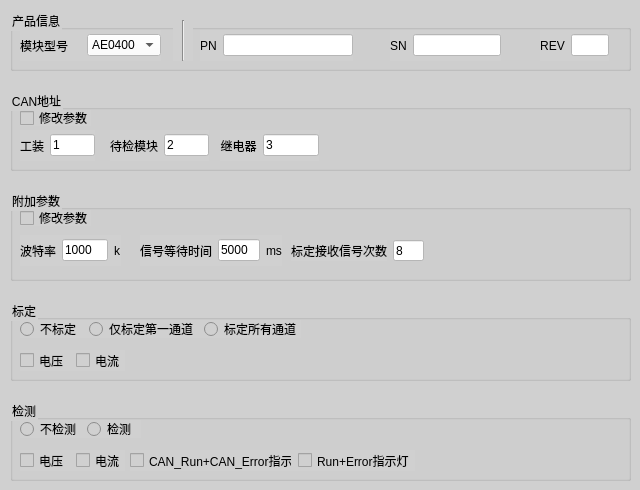
   <widget class="QWidget" name="tab_2">
    <property name="styleSheet">
     <string notr="true">background-color: rgb(208, 208, 208);</string>
    </property>
    <attribute name="title">
     <string>AI</string>
    </attribute>
    <widget class="QGroupBox" name="groupBox_7">
     <property name="geometry">
      <rect>
       <x>10</x>
       <y>190</y>
       <width>621</width>
       <height>91</height>
      </rect>
     </property>
     <property name="title">
      <string>附加参数</string>
     </property>
     <widget class="QWidget" name="layoutWidget_9">
      <property name="geometry">
       <rect>
        <x>10</x>
        <y>45</y>
        <width>101</width>
        <height>31</height>
       </rect>
      </property>
      <layout class="QHBoxLayout" name="horizontalLayout_15">
       <item>
        <widget class="QLabel" name="label_43">
         <property name="text">
          <string>波特率</string>
         </property>
        </widget>
       </item>
       <item>
        <widget class="QLineEdit" name="lineEdit_16">
         <property name="styleSheet">
          <string notr="true">background-color: rgb(255, 255, 255);</string>
         </property>
         <property name="text">
          <string>1000</string>
         </property>
        </widget>
       </item>
       <item>
        <widget class="QLabel" name="label_44">
         <property name="text">
          <string>k</string>
         </property>
        </widget>
       </item>
      </layout>
     </widget>
     <widget class="QWidget" name="layoutWidget_10">
      <property name="geometry">
       <rect>
        <x>130</x>
        <y>45</y>
        <width>142</width>
        <height>31</height>
       </rect>
      </property>
      <layout class="QHBoxLayout" name="horizontalLayout_16">
       <item>
        <widget class="QLabel" name="label_45">
         <property name="text">
          <string>信号等待时间</string>
         </property>
        </widget>
       </item>
       <item>
        <widget class="QLineEdit" name="lineEdit_17">
         <property name="styleSheet">
          <string notr="true">background-color: rgb(255, 255, 255);</string>
         </property>
         <property name="text">
          <string>5000</string>
         </property>
        </widget>
       </item>
       <item>
        <widget class="QLabel" name="label_46">
         <property name="text">
          <string>ms</string>
         </property>
        </widget>
       </item>
      </layout>
     </widget>
     <widget class="QLineEdit" name="lineEdit_15">
      <property name="geometry">
       <rect>
        <x>383</x>
        <y>50</y>
        <width>31</width>
        <height>21</height>
       </rect>
      </property>
      <property name="styleSheet">
       <string notr="true">background-color: rgb(255, 255, 255);</string>
      </property>
      <property name="text">
       <string>8</string>
      </property>
     </widget>
     <widget class="QLabel" name="label_42">
      <property name="geometry">
       <rect>
        <x>281</x>
        <y>50</y>
        <width>96</width>
        <height>21</height>
       </rect>
      </property>
      <property name="text">
       <string>标定接收信号次数</string>
      </property>
     </widget>
     <widget class="QCheckBox" name="checkBox_3">
      <property name="geometry">
       <rect>
        <x>10</x>
        <y>20</y>
        <width>71</width>
        <height>16</height>
       </rect>
      </property>
      <property name="text">
       <string>修改参数</string>
      </property>
     </widget>
    </widget>
    <widget class="QGroupBox" name="groupBox_10">
     <property name="geometry">
      <rect>
       <x>10</x>
       <y>90</y>
       <width>621</width>
       <height>81</height>
      </rect>
     </property>
     <property name="title">
      <string>CAN地址</string>
     </property>
     <widget class="QWidget" name="layoutWidget_11">
      <property name="geometry">
       <rect>
        <x>10</x>
        <y>40</y>
        <width>75</width>
        <height>31</height>
       </rect>
      </property>
      <layout class="QHBoxLayout" name="horizontalLayout_17">
       <item>
        <widget class="QLabel" name="label_48">
         <property name="text">
          <string>工装</string>
         </property>
         <property name="alignment">
          <set>Qt::AlignCenter</set>
         </property>
        </widget>
       </item>
       <item>
        <widget class="QLineEdit" name="lineEdit_18">
         <property name="styleSheet">
          <string notr="true">background-color: rgb(255, 255, 255);</string>
         </property>
         <property name="text">
          <string>1</string>
         </property>
        </widget>
       </item>
      </layout>
     </widget>
     <widget class="QWidget" name="layoutWidget_12">
      <property name="geometry">
       <rect>
        <x>100</x>
        <y>40</y>
        <width>99</width>
        <height>31</height>
       </rect>
      </property>
      <layout class="QHBoxLayout" name="horizontalLayout_18">
       <item>
        <widget class="QLabel" name="label_49">
         <property name="text">
          <string>待检模块</string>
         </property>
         <property name="alignment">
          <set>Qt::AlignCenter</set>
         </property>
        </widget>
       </item>
       <item>
        <widget class="QLineEdit" name="lineEdit_19">
         <property name="styleSheet">
          <string notr="true">background-color: rgb(255, 255, 255);</string>
         </property>
         <property name="text">
          <string>2</string>
         </property>
        </widget>
       </item>
      </layout>
     </widget>
     <widget class="QWidget" name="layoutWidget_19">
      <property name="geometry">
       <rect>
        <x>210</x>
        <y>40</y>
        <width>99</width>
        <height>31</height>
       </rect>
      </property>
      <layout class="QHBoxLayout" name="horizontalLayout_29">
       <item>
        <widget class="QLabel" name="label_54">
         <property name="text">
          <string>继电器</string>
         </property>
         <property name="alignment">
          <set>Qt::AlignCenter</set>
         </property>
        </widget>
       </item>
       <item>
        <widget class="QLineEdit" name="lineEdit_23">
         <property name="styleSheet">
          <string notr="true">background-color: rgb(255, 255, 255);</string>
         </property>
         <property name="text">
          <string>3</string>
         </property>
        </widget>
       </item>
      </layout>
     </widget>
     <widget class="QCheckBox" name="checkBox_4">
      <property name="geometry">
       <rect>
        <x>10</x>
        <y>20</y>
        <width>71</width>
        <height>16</height>
       </rect>
      </property>
      <property name="text">
       <string>修改参数</string>
      </property>
     </widget>
    </widget>
    <widget class="QGroupBox" name="groupBox_11">
     <property name="geometry">
      <rect>
       <x>10</x>
       <y>10</y>
       <width>621</width>
       <height>61</height>
      </rect>
     </property>
     <property name="title">
      <string>产品信息</string>
     </property>
     <widget class="Line" name="line_7">
      <property name="geometry">
       <rect>
        <x>163</x>
        <y>10</y>
        <width>20</width>
        <height>41</height>
       </rect>
      </property>
      <property name="orientation">
       <enum>Qt::Vertical</enum>
      </property>
     </widget>
     <widget class="QWidget" name="layoutWidget_13">
      <property name="geometry">
       <rect>
        <x>530</x>
        <y>20</y>
        <width>69</width>
        <height>31</height>
       </rect>
      </property>
      <layout class="QHBoxLayout" name="horizontalLayout_19">
       <item>
        <widget class="QLabel" name="label_50">
         <property name="text">
          <string>REV</string>
         </property>
         <property name="alignment">
          <set>Qt::AlignCenter</set>
         </property>
        </widget>
       </item>
       <item>
        <widget class="QLineEdit" name="lineEdit_20">
         <property name="styleSheet">
          <string notr="true">background-color: rgb(255, 255, 255);</string>
         </property>
         <property name="text">
          <string/>
         </property>
        </widget>
       </item>
      </layout>
     </widget>
     <widget class="QWidget" name="layoutWidget_14">
      <property name="geometry">
       <rect>
        <x>380</x>
        <y>20</y>
        <width>111</width>
        <height>31</height>
       </rect>
      </property>
      <layout class="QHBoxLayout" name="horizontalLayout_20">
       <item>
        <widget class="QLabel" name="label_51">
         <property name="text">
          <string>SN</string>
         </property>
         <property name="alignment">
          <set>Qt::AlignCenter</set>
         </property>
        </widget>
       </item>
       <item>
        <widget class="QLineEdit" name="lineEdit_21">
         <property name="styleSheet">
          <string notr="true">background-color: rgb(255, 255, 255);</string>
         </property>
         <property name="text">
          <string/>
         </property>
        </widget>
       </item>
      </layout>
     </widget>
     <widget class="QWidget" name="layoutWidget_15">
      <property name="geometry">
       <rect>
        <x>190</x>
        <y>20</y>
        <width>153</width>
        <height>31</height>
       </rect>
      </property>
      <layout class="QHBoxLayout" name="horizontalLayout_21">
       <item>
        <widget class="QLabel" name="label_52">
         <property name="text">
          <string>PN</string>
         </property>
         <property name="alignment">
          <set>Qt::AlignCenter</set>
         </property>
        </widget>
       </item>
       <item>
        <widget class="QLineEdit" name="lineEdit_22">
         <property name="styleSheet">
          <string notr="true">background-color: rgb(255, 255, 255);</string>
         </property>
         <property name="text">
          <string/>
         </property>
        </widget>
       </item>
      </layout>
     </widget>
     <widget class="QWidget" name="layoutWidget_16">
      <property name="geometry">
       <rect>
        <x>10</x>
        <y>20</y>
        <width>141</width>
        <height>31</height>
       </rect>
      </property>
      <layout class="QHBoxLayout" name="horizontalLayout_22">
       <item>
        <widget class="QLabel" name="label_53">
         <property name="text">
          <string>模块型号</string>
         </property>
        </widget>
       </item>
       <item>
        <widget class="QComboBox" name="comboBox_3">
         <property name="styleSheet">
          <string notr="true">background-color: rgb(255, 255, 255);</string>
         </property>
         <item>
          <property name="text">
           <string>AE0400</string>
          </property>
         </item>
         <item>
          <property name="text">
           <string>AE0800</string>
          </property>
         </item>
        </widget>
       </item>
      </layout>
     </widget>
    </widget>
    <widget class="QGroupBox" name="groupBox_12">
     <property name="geometry">
      <rect>
       <x>10</x>
       <y>300</y>
       <width>621</width>
       <height>81</height>
      </rect>
     </property>
     <property name="title">
      <string>标定</string>
     </property>
     <widget class="QWidget" name="layoutWidget">
      <property name="geometry">
       <rect>
        <x>10</x>
        <y>20</y>
        <width>281</width>
        <height>18</height>
       </rect>
      </property>
      <layout class="QHBoxLayout" name="horizontalLayout_23">
       <item>
        <widget class="QRadioButton" name="radioButton">
         <property name="text">
          <string>不标定</string>
         </property>
         <attribute name="buttonGroup">
          <string notr="true">buttonGroup_2</string>
         </attribute>
        </widget>
       </item>
       <item>
        <widget class="QRadioButton" name="radioButton_2">
         <property name="text">
          <string>仅标定第一通道</string>
         </property>
         <attribute name="buttonGroup">
          <string notr="true">buttonGroup_2</string>
         </attribute>
        </widget>
       </item>
       <item>
        <widget class="QRadioButton" name="radioButton_3">
         <property name="text">
          <string>标定所有通道</string>
         </property>
         <attribute name="buttonGroup">
          <string notr="true">buttonGroup_2</string>
         </attribute>
        </widget>
       </item>
      </layout>
     </widget>
     <widget class="QWidget" name="layoutWidget">
      <property name="geometry">
       <rect>
        <x>10</x>
        <y>50</y>
        <width>105</width>
        <height>21</height>
       </rect>
      </property>
      <layout class="QHBoxLayout" name="horizontalLayout_24">
       <item>
        <widget class="QCheckBox" name="checkBox_5">
         <property name="text">
          <string>电压</string>
         </property>
        </widget>
       </item>
       <item>
        <widget class="QCheckBox" name="checkBox_6">
         <property name="text">
          <string>电流</string>
         </property>
        </widget>
       </item>
      </layout>
     </widget>
    </widget>
    <widget class="QGroupBox" name="groupBox_13">
     <property name="geometry">
      <rect>
       <x>10</x>
       <y>400</y>
       <width>621</width>
       <height>81</height>
      </rect>
     </property>
     <property name="title">
      <string>检测</string>
     </property>
     <widget class="QWidget" name="layoutWidget_17">
      <property name="geometry">
       <rect>
        <x>10</x>
        <y>20</y>
        <width>121</width>
        <height>18</height>
       </rect>
      </property>
      <layout class="QHBoxLayout" name="horizontalLayout_25">
       <item>
        <widget class="QRadioButton" name="radioButton_4">
         <property name="text">
          <string>不检测</string>
         </property>
        </widget>
       </item>
       <item>
        <widget class="QRadioButton" name="radioButton_5">
         <property name="text">
          <string>检测</string>
         </property>
        </widget>
       </item>
      </layout>
     </widget>
     <widget class="QWidget" name="layoutWidget_18">
      <property name="geometry">
       <rect>
        <x>10</x>
        <y>50</y>
        <width>105</width>
        <height>21</height>
       </rect>
      </property>
      <layout class="QHBoxLayout" name="horizontalLayout_26">
       <item>
        <widget class="QCheckBox" name="checkBox_9">
         <property name="text">
          <string>电压</string>
         </property>
        </widget>
       </item>
       <item>
        <widget class="QCheckBox" name="checkBox_10">
         <property name="text">
          <string>电流</string>
         </property>
        </widget>
       </item>
      </layout>
     </widget>
     <widget class="QWidget" name="layoutWidget">
      <property name="geometry">
       <rect>
        <x>120</x>
        <y>50</y>
        <width>285</width>
        <height>21</height>
       </rect>
      </property>
      <layout class="QHBoxLayout" name="horizontalLayout_27">
       <item>
        <widget class="QCheckBox" name="checkBox_8">
         <property name="text">
          <string>CAN_Run+CAN_Error指示灯</string>
         </property>
        </widget>
       </item>
       <item>
        <widget class="QCheckBox" name="checkBox_7">
         <property name="text">
          <string>Run+Error指示灯</string>
         </property>
        </widget>
       </item>
      </layout>
     </widget>
    </widget>
   </widget>
